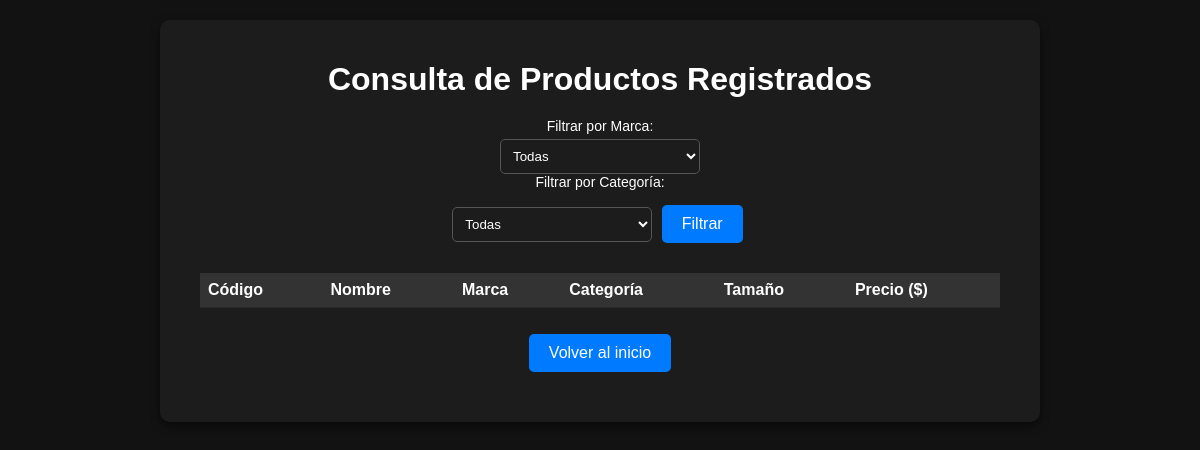
The app's page /consulta/ (signed in), older data.
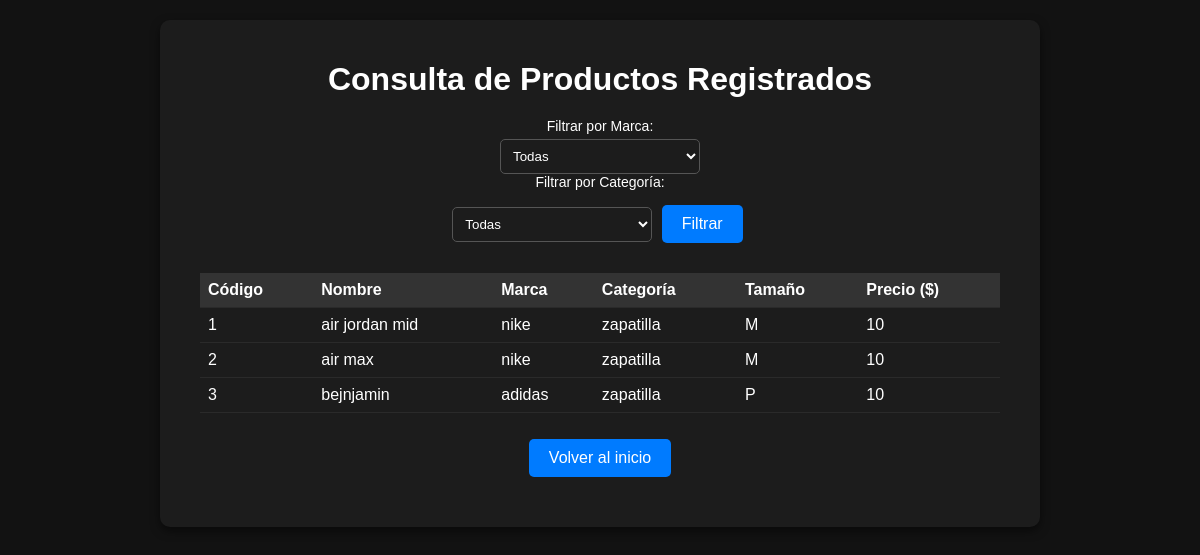
The same page, newer data.
### app/models.py (models this page shows, shortened)
class Producto(models.Model):
    TAMAÑOS = (
        ('P', 'Pequeño'),
        ('M', 'Mediano'),
        ('G', 'Grande'),
    )
    codigo = models.AutoField(primary_key=True)
    nombre = models.CharField(max_length=50, blank=False, null=False)
    precio = models.IntegerField(blank=False, null=False)
    tamaño = models.CharField(max_length=1, choices=TAMAÑOS)
    categoria = models.ForeignKey(Categoria, on_delete=models.CASCADE)
    marca = models.ForeignKey(Marca, on_delete=models.CASCADE)

class Marca(models.Model):
    id = models.AutoField(primary_key=True)
    nombre = models.CharField(max_length=50)

class Categoria(models.Model):
    id = models.AutoField(primary_key=True)
    nombre = models.CharField(max_length=50)

### app/views.py (the view)
# urls.py: path('consulta/', views.consulta_productos, name='consulta'),
@login_required
def consulta_productos(request):
    productos = Producto.objects.all()
    marca_id = request.GET.get('marca')
    categoria_id = request.GET.get('categoria')
    if marca_id:
        productos = productos.filter(marca_id=marca_id)
    if categoria_id:
        productos = productos.filter(categoria_id=categoria_id)
    marcas = Marca.objects.all()
    categorias = Categoria.objects.all()
    return render(request, 'productos/consulta.html', {
        'productos': productos,
        'marcas': marcas,
        'categorias': categorias,
    })

### app/templates/productos/consulta.html (shortened to what this page needs)
<!DOCTYPE html>
<html lang="es">
<head>
    {% load static %}
    <link rel="stylesheet" href="{% static 'styles.css' %}">
</head>
<body>
    <div class="container">
        <h1>Consulta de Productos Registrados</h1>
        <form method="GET" action=".">
            <label for="marca">Filtrar por Marca:</label>
            <select name="marca" id="marca">
                <option value="">Todas</option>
            </select>
            <label for="categoria">Filtrar por Categoría:</label>
            <select name="categoria" id="categoria">
                <option value="">Todas</option>
            </select>
            <input type="submit" value="Filtrar">
        </form>
        <table>
            <tr>
                <th>Código</th>
                <th>Nombre</th>
                <th>Marca</th>
                <th>Categoría</th>
                <th>Tamaño</th>
                <th>Precio ($)</th>
            </tr>
            {% for producto in productos %}
            <tr>
                <td>{{ producto.codigo }}</td>
                <td>{{ producto.nombre }}</td>
                <td>{{ producto.marca.nombre }}</td>
                <td>{{ producto.categoria.nombre }}</td>
                <td>{{ producto.tamaño }}</td>
                <td>{{ producto.precio }}</td>
            </tr>
            {% endfor %}
        </table>
        <p><a href="{% url 'index' %}" class="btn">Volver al inicio</a></p>
    </div>
</body>
</html>

### app/static/styles.css (style rules this page uses)
body { font-family: 'Arial', sans-serif; background-color: #121212; margin: 0; padding: 0; display: flex; justify-content: center; align-items: flex-start; min-height: 100vh; box-sizing: border-box; color: #ffffff; }
.container { text-align: center; background-color: #1c1c1c; border-radius: 10px; padding: 20px 40px; width: 90%; max-width: 800px; box-shadow: 0px 4px 10px rgba(0, 0, 0, 0.5); margin: 20px 0; position: relative; }
h1 { color: #ffffff; margin-bottom: 20px; }
p { color: #b3b3b3; margin-bottom: 20px; }
button, input[type="submit"], a.btn { background-color: #007bff; border: none; color: white; padding: 10px 20px; font-size: 16px; text-align: center; text-decoration: none; display: inline-block; margin: 10px 5px; border-radius: 5px; cursor: pointer; transition: background-color 0.3s ease; }
a.btn { display: inline-block; }
table { width: 100%; border-collapse: collapse; margin-top: 20px; }
th, td { text-align: left; padding: 8px; border-bottom: 1px solid #2a2a2a; }
th { background-color: #333333; color: #ffffff; }
td { background-color: #1c1c1c; color: #ffffff; }
select, input[type="text"], input[type="number"], input[type="password"] { padding: 8px; border: 1px solid #555555; border-radius: 5px; background-color: #1c1c1c; color: white; width: 100%; max-width: 200px; }
label { color: #ffffff; font-size: 14px; display: block; margin-bottom: 5px; }

Row changes from the older to the newer data that the page shows:
added Producto: codigo "1", nombre "air jordan mid", marca.nombre "nike", categoria.nombre "zapatilla", tamaño "M", precio "10"
added Producto: codigo "2", nombre "air max", marca.nombre "nike", categoria.nombre "zapatilla", tamaño "M", precio "10"
added Producto: codigo "3", nombre "bejnjamin", marca.nombre "adidas", categoria.nombre "zapatilla", tamaño "P", precio "10"
